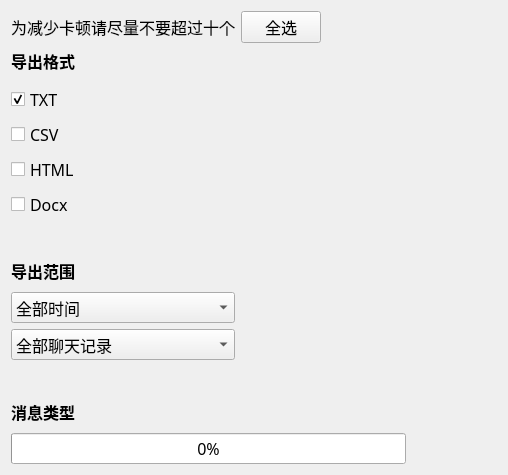
               <widget class="QWidget" name="dataMainPage">
                <layout class="QHBoxLayout" name="horizontalLayout_17">
                 <item>
                  <layout class="QGridLayout" name="gridLayout_7" columnstretch="1,5,1,2,1">
                   <item row="0" column="0">
                    <widget class="QLabel" name="label_20">
                     <property name="font">
                      <font>
                       <family>微软雅黑</family>
                       <pointsize>12</pointsize>
                      </font>
                     </property>
                     <property name="text">
                      <string>为减少卡顿请尽量不要超过十个</string>
                     </property>
                    </widget>
                   </item>
                   <item row="1" column="0">
                    <layout class="QVBoxLayout" name="verticalLayout_15" stretch="1,1,1,1,1,1,1,1,1,1,1,25">
                     <item alignment="Qt::AlignTop">
                      <widget class="QLabel" name="label_22">
                       <property name="font">
                        <font>
                         <family>微软雅黑</family>
                         <pointsize>12</pointsize>
                         <weight>75</weight>
                         <bold>true</bold>
                        </font>
                       </property>
                       <property name="text">
                        <string>导出格式</string>
                       </property>
                      </widget>
                     </item>
                     <item>
                      <widget class="QCheckBox" name="checkBox_txt">
                       <property name="font">
                        <font>
                         <family>微软雅黑</family>
                         <pointsize>12</pointsize>
                        </font>
                       </property>
                       <property name="text">
                        <string>TXT</string>
                       </property>
                       <property name="checked">
                        <bool>true</bool>
                       </property>
                      </widget>
                     </item>
                     <item>
                      <widget class="QCheckBox" name="checkBox_csv">
                       <property name="font">
                        <font>
                         <family>微软雅黑</family>
                         <pointsize>12</pointsize>
                        </font>
                       </property>
                       <property name="text">
                        <string>CSV</string>
                       </property>
                      </widget>
                     </item>
                     <item>
                      <widget class="QCheckBox" name="checkBox_html">
                       <property name="font">
                        <font>
                         <family>微软雅黑</family>
                         <pointsize>12</pointsize>
                        </font>
                       </property>
                       <property name="text">
                        <string>HTML</string>
                       </property>
                      </widget>
                     </item>
                     <item>
                      <widget class="QCheckBox" name="checkBox_word">
                       <property name="font">
                        <font>
                         <family>微软雅黑</family>
                         <pointsize>12</pointsize>
                        </font>
                       </property>
                       <property name="text">
                        <string>Docx</string>
                       </property>
                      </widget>
                     </item>
                     <item>
                      <spacer name="verticalSpacer_2">
                       <property name="orientation">
                        <enum>Qt::Vertical</enum>
                       </property>
                       <property name="sizeHint" stdset="0">
                        <size>
                         <width>20</width>
                         <height>40</height>
                        </size>
                       </property>
                      </spacer>
                     </item>
                     <item>
                      <widget class="QLabel" name="label">
                       <property name="font">
                        <font>
                         <family>微软雅黑</family>
                         <pointsize>12</pointsize>
                         <weight>75</weight>
                         <bold>true</bold>
                        </font>
                       </property>
                       <property name="text">
                        <string>导出范围</string>
                       </property>
                      </widget>
                     </item>
                     <item>
                      <widget class="QComboBox" name="comboBox_time">
                       <property name="font">
                        <font>
                         <family>微软雅黑</family>
                         <pointsize>12</pointsize>
                        </font>
                       </property>
                       <item>
                        <property name="text">
                         <string>全部时间</string>
                        </property>
                       </item>
                       <item>
                        <property name="text">
                         <string>最近三个月</string>
                        </property>
                       </item>
                       <item>
                        <property name="text">
                         <string>自定义时间</string>
                        </property>
                       </item>
                      </widget>
                     </item>
                     <item>
                      <widget class="QComboBox" name="comboBox_type">
                       <property name="font">
                        <font>
                         <family>微软雅黑</family>
                         <pointsize>12</pointsize>
                        </font>
                       </property>
                       <item>
                        <property name="text">
                         <string>全部聊天记录</string>
                        </property>
                       </item>
                       <item>
                        <property name="text">
                         <string>不含图片/视频/文件</string>
                        </property>
                       </item>
                      </widget>
                     </item>
                     <item>
                      <spacer name="verticalSpacer_5">
                       <property name="orientation">
                        <enum>Qt::Vertical</enum>
                       </property>
                       <property name="sizeHint" stdset="0">
                        <size>
                         <width>20</width>
                         <height>40</height>
                        </size>
                       </property>
                      </spacer>
                     </item>
                     <item>
                      <widget class="QLabel" name="label_23">
                       <property name="font">
                        <font>
                         <family>微软雅黑</family>
                         <pointsize>12</pointsize>
                         <weight>75</weight>
                         <bold>true</bold>
                        </font>
                       </property>
                       <property name="text">
                        <string>消息类型</string>
                       </property>
                      </widget>
                     </item>
                     <item>
                      <layout class="QVBoxLayout" name="messageTypeVerticalLayout"/>
                     </item>
                    </layout>
                   </item>
                   <item row="0" column="1" alignment="Qt::AlignLeft">
                    <widget class="QPushButton" name="btn_select_all">
                     <property name="font">
                      <font>
                       <family>微软雅黑</family>
                       <pointsize>12</pointsize>
                      </font>
                     </property>
                     <property name="text">
                      <string>全选</string>
                     </property>
                     <property name="icon">
                      <iconset resource="../../../QT/PyQTDemo/resources.qrc">
                       <normaloff>:/icons/icons/check-square.svg</normaloff>:/icons/icons/check-square.svg</iconset>
                     </property>
                     <property name="iconSize">
                      <size>
                       <width>24</width>
                       <height>24</height>
                      </size>
                     </property>
                    </widget>
                   </item>
                   <item row="2" column="4">
                    <widget class="QLabel" name="label_time">
                     <property name="font">
                      <font>
                       <family>微软雅黑</family>
                       <pointsize>12</pointsize>
                      </font>
                     </property>
                     <property name="text">
                      <string/>
                     </property>
                    </widget>
                   </item>
                   <item row="2" column="3">
                    <widget class="QLabel" name="label_process">
                     <property name="font">
                      <font>
                       <family>微软雅黑</family>
                       <pointsize>12</pointsize>
                      </font>
                     </property>
                     <property name="text">
                      <string/>
                     </property>
                    </widget>
                   </item>
                   <item row="2" column="0" colspan="3">
                    <widget class="QProgressBar" name="exportProgressBar">
                     <property name="font">
                      <font>
                       <family>微软雅黑</family>
                       <pointsize>12</pointsize>
                      </font>
                     </property>
                     <property name="value">
                      <number>0</number>
                     </property>
                    </widget>
                   </item>
                   <item row="1" column="1" colspan="4">
                    <widget class="QListWidget" name="listWidget">
                     <property name="styleSheet">
                      <string notr="true">background-color: transparent;</string>
                     </property>
                    </widget>
                   </item>
                  </layout>
                 </item>
                </layout>
               </widget>
